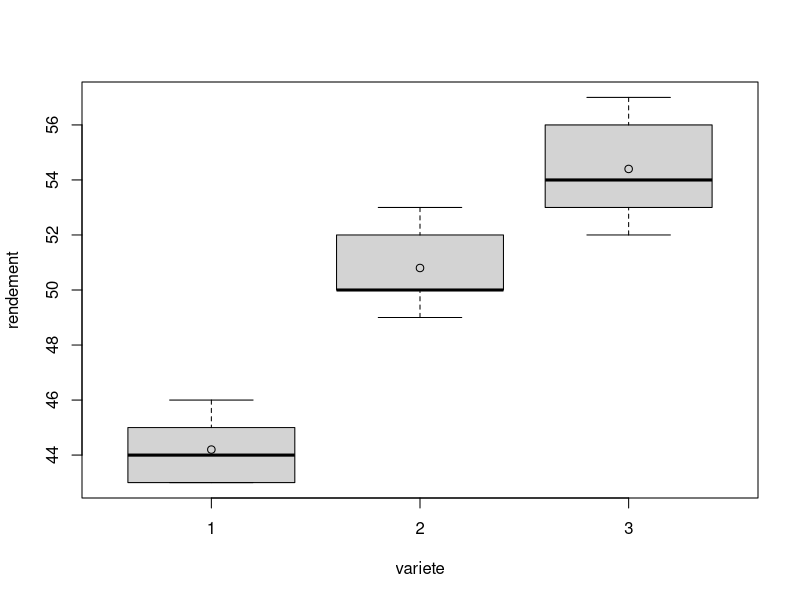
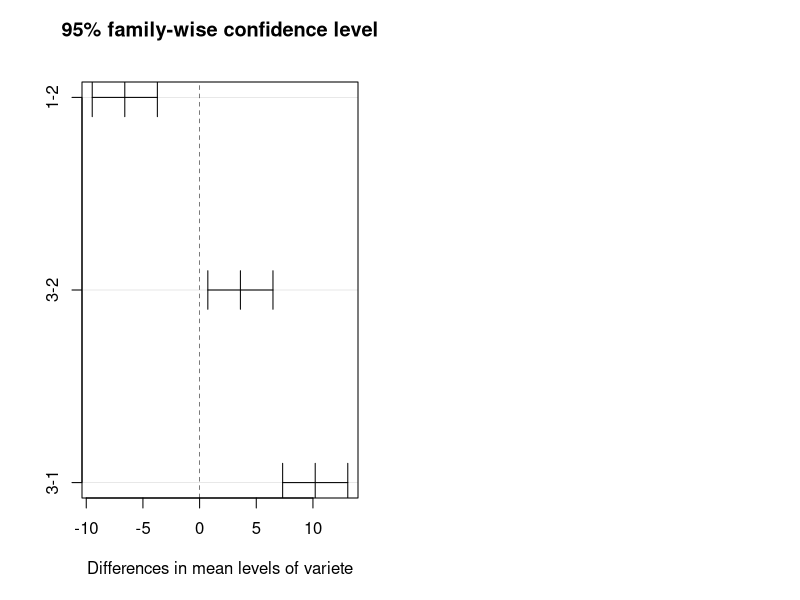

These charts were generated, in order, by the following R code:
data=read.table("rendement_mais.txt")
head(data)#on verifie que la table est bien une table bien structuré
is.factor(data$variete)

data$variete=as.factor(data$variete)
attach(data)


boxplot(rendement~variete)
points(tapply(rendement,variete,mean))

tapply(rendement,variete,mean)#la moyenne de 3 types de variete
sqrt(tapply(rendement,variete,var))#l'ecart type de 3 types de variete


res=lm(rendement~variete,contrasts = "contr.treatement")
summary(res)$coefficients

#pvalue < 0.05 donc on rejet H0, µi et µ1 n'influe pas de la même maniere

summary(res)

#on compare  avec une autre variete(ici variete 2)
variete=relevel(variete,ref = 2)
res2=lm(rendement~variete,contrasts = "contr.treatement")
summary(res2)

#Si on a plus de donnes R nous permet de de compairer tous les varietes entre euc automatiquement
pairwise.t.test(rendement,variete,p.adjust="none")

pairwise.t.test(rendement,variete,p.adjust="bonf")
comp.Tuckey = TukeyHSD(aov(rendement~variete))
par(mfrow=c(1,2))
plot(comp.Tuckey)
